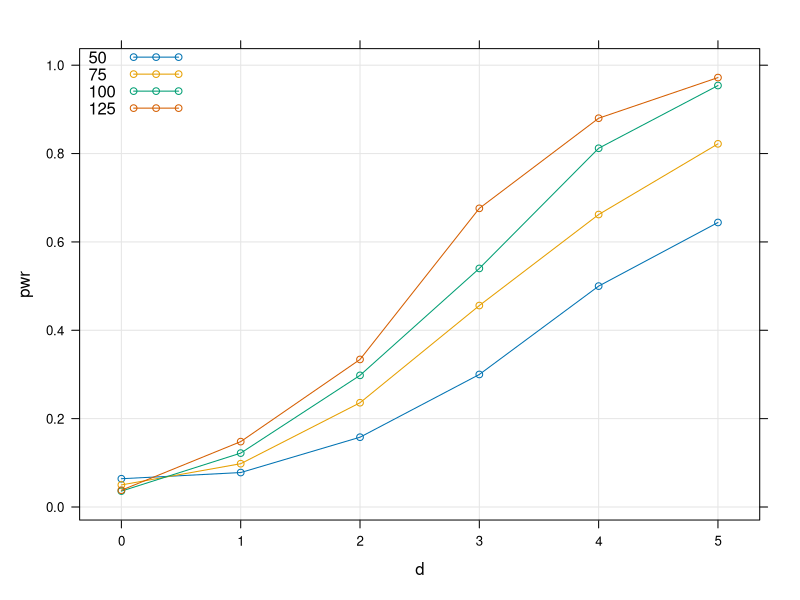
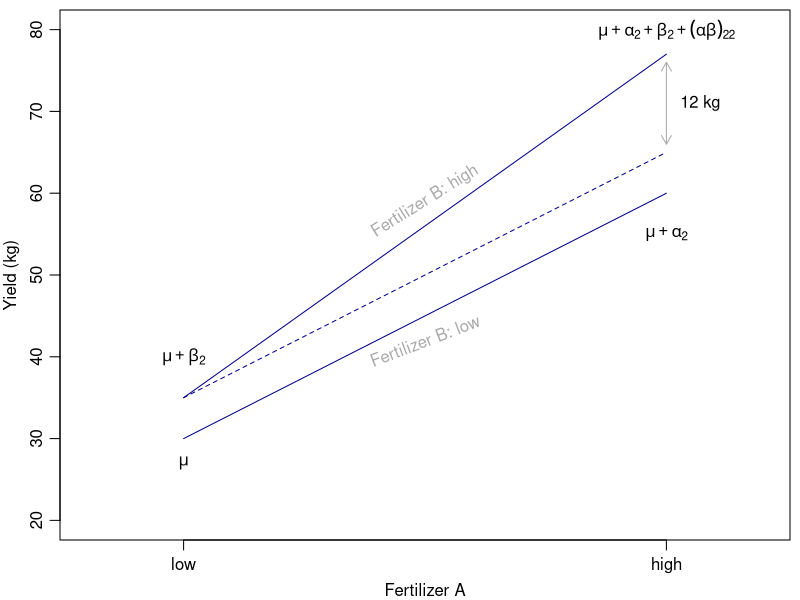
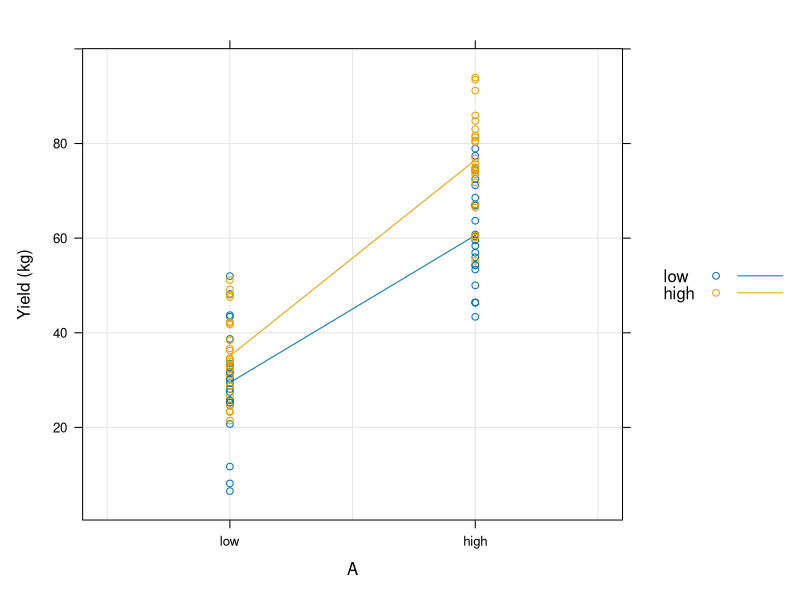
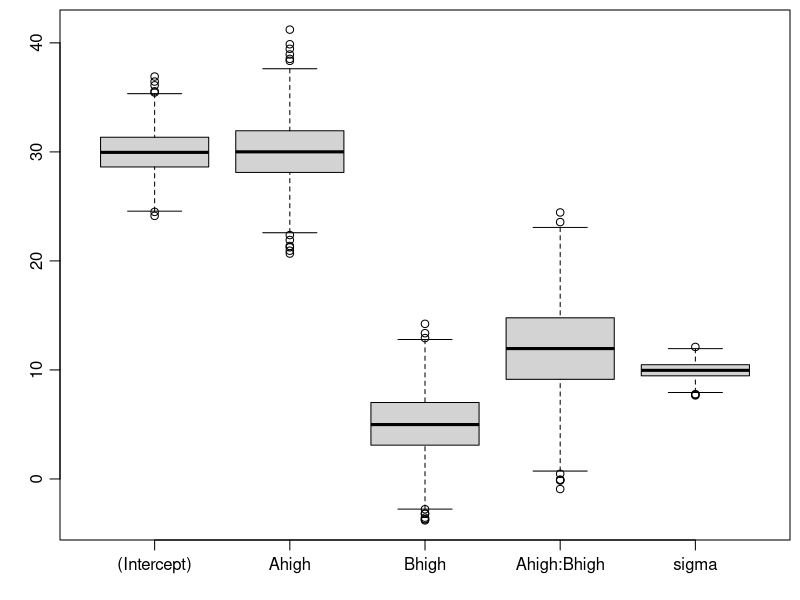

These figures' R source, in order:
#' ---
#' title: "Two-by-two ANOVA and t-tests"
#' author: ""
#' date: "Last modified: 2025-03-25"
#' ---

#' # Univariate t-test

#' ## Application context

#'
#' Listening experiment
#'
#' - Task of each participant is to repeatedly adjust the frequency of a
#'   comparison tone to sound equal in pitch to a 1000-Hz standard tone
#' - Mean adjustment estimates the point of subjective equality $\mu$
#' - Two participants will take part in the experiment providing adjustments
#'   $X$ and $Y$
#' - Goal is to detect a difference between their points of subjective
#'   equality $\mu_x$ and $\mu_y$ of 4 Hz
#'

#' ## Model

#'
#' Assumptions
#' 
#' - $X_1, \ldots, X_n \sim N(\mu_x, \sigma_x^2)$ i.i.d.
#' - $Y_1, \ldots, Y_m \sim N(\mu_y, \sigma_y^2)$ i.i.d.
#' - both samples independent
#' - $\sigma_x^2 = \sigma_y^2$ but unknown
#' 
#' Hypothesis
#' 
#' - H$_0\colon~ \mu_x - \mu_y = \delta = 0$
#'

#' ## Power simulation

#+ cache = TRUE
n <- 110; m <- 110
pval <- replicate(2000, {
  x <- rnorm(n, mean = 1000 + 4, sd = 10)         # Participant 1 responses
  y <- rnorm(m, mean = 1000,     sd = 10)         # Participant 2 responses
  t.test(x, y, mu = 0, var.equal = TRUE)$p.value
})
mean(pval < 0.05)

#' ## Power curves

#'
#' Turn into a function of n and effect size

pwrFun <- function(n = 30, d = 4, sd = 10,
                   nrep = 50) {
  n <- n; m <- n
  pval <- replicate(nrep, {
    x <- rnorm(n, mean = 1000 + d, sd = sd)
    y <- rnorm(m, mean = 1000,     sd = sd)
    t.test(x, y, mu = 0, var.equal = TRUE)$p.value
  })
  mean(pval < 0.05)
}

#'
#' Set up conditions and call power function

#+ cache = TRUE
cond <- expand.grid(d = 0:5,
                    n = c(50, 75, 100, 125))
system.time(
  cond$pwr <- mapply(pwrFun, n = cond$n, d = cond$d,
                     MoreArgs = list(nrep = 500))
)

## Plot results
lattice::xyplot(pwr ~ d, cond, groups = n, type = c("g", "b"),
                auto.key = list(corner = c(0, 1)))

#' # ANOVA

#' ## Application context

#'
#' Effect of fertilizers
#'
#' In an experiment, two fertilizers (A and B, each either low or high dose)
#' will be combined and the yield of peas (Y) in kg be observed. Goal is to
#' detect an increase of the Fertilizer-A effect by an additional 12 kg when
#' combined with a high dose of Fertilizer B (interaction effect).
#'

#+ echo = FALSE
dat <- data.frame(
  A = rep(1:2, each = 2),
  B = rep(1:2, times = 2),
  y = c(30, 30 + 5, 30 + 30, 30 + 30 + 5 + 12)
)
par(mai = c(.6, .6, .1, .1), mgp = c(2, .7, 0))
plot(y ~ A, dat, type = "n", xlim = c(0.8, 2.2), ylim = c(20, 80),
     xlab = "Fertilizer A", ylab = "Yield (kg)", xaxt = "n")
lines(y ~ A, dat[dat$B == 1, ], col = "darkblue")
lines(y ~ A, dat[dat$B == 2, ], col = "darkblue")
lines(1:2, c(30 + 5, 30 + 30 + 5), lty = 2, col = "darkblue")
axis(1, 1:2, c("low", "high"))
arrows(2, 30 + 30 + 6, 2, 30 + 30 + 5 + 11, code = 3, length = 0.1,
       col = "darkgray")
text(c(1, 2, 1, 2, 2.07), c(27, 55, 40, 80, 65 + 6),
     c(expression(mu), expression(mu + alpha[2]),
       expression(mu + beta[2]),
       expression(mu + alpha[2] + beta[2] + (alpha * beta)[22]),
       "12 kg")
)
text(1.5, 27 + 30/2, "Fertilizer B: low", srt = 21, col = "darkgray")
text(1.5, 38 + (30 + 12)/2, "Fertilizer B: high", srt = 32, col = "darkgray")

#' ## Model

#'
#' Assumptions
#' 
#' - $Y_{ijk} = \mu + \alpha_i + \beta_j + (\alpha\beta)_{ij} +
#'              \varepsilon_{ijk}$
#' - $\varepsilon_{ijk} \sim N(0, \sigma^2) \text{ i.i.d.}$
#' - $i = 1, \dots, I$; $j = 1, \dots, J$; $k = 1, \dots, K$
#' - $\alpha_1 = \beta_1 := 0$
#' 
#' Hypothesis
#' 
#' - H$_0^{AB}\colon~ (\alpha\beta)_{ij} = 0 \text{ for all } i,j$
#' 

#' ## Setup

set.seed(1704)
n <- 96
dat <- data.frame(
  A = factor(rep(1:2, each = n/2), labels = c("low", "high")),
  B = factor(rep(rep(1:2, each = n/4), 2), labels = c("low", "high"))
)
X <- model.matrix(~ A*B, dat)
unique(X)
beta <- c(mu = 30, a2 = 30, b2 = 5, ab22 = 12)
means <- X %*% beta

lattice::xyplot(I(means + rnorm(n, sd = 10)) ~ A, dat, groups = B,
                type = c("g", "p", "a"), auto.key = TRUE, ylab = "Yield (kg)")

#' ## Parameter recovery

#+ cache = TRUE
out <- replicate(2000, {
  y <- means + rnorm(n, sd = 10)   # y = mu + a + b + ab + e
  m <- aov(y ~ A*B, dat)
  c(coef(m), sigma = sigma(m))
})
boxplot(t(out))

#' ## Power simulation

#+ cache = TRUE
pval <- replicate(2000, {
  y <- means + rnorm(n, sd = 10)
  m <- aov(y ~ A*B, dat)
  summary(m)[[1]]$"Pr(>F)"[3]      # test of interaction
})
mean(pval < 0.05)

